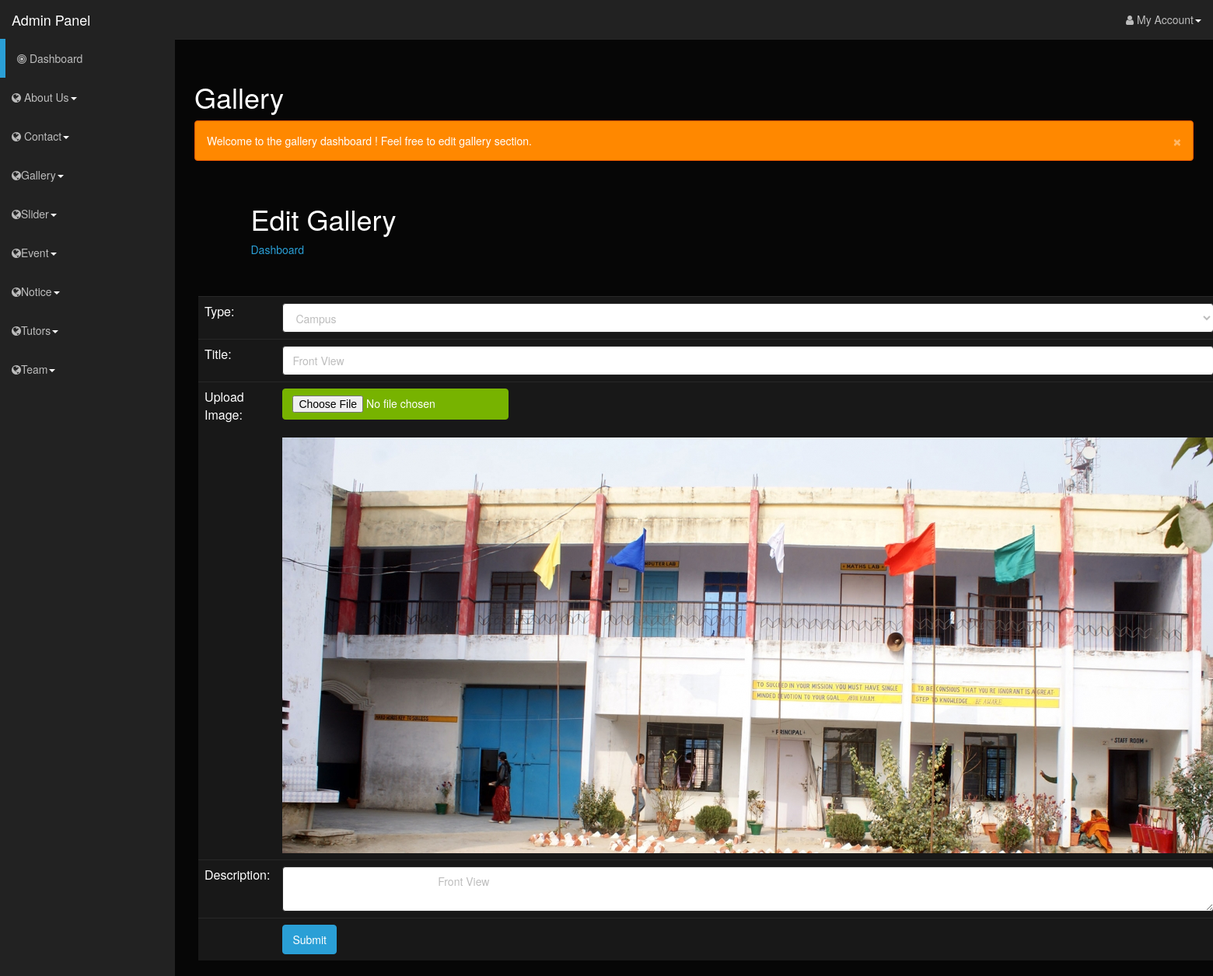
The app's page /admin/editgallery.php?data_id=1 with its own data.
### tables this page shows
CREATE TABLE `gallery` (
  `id` int(10) NOT NULL,
  `type` varchar(50) NOT NULL,
  `title` varchar(100) NOT NULL,
  `photo` varchar(255) NOT NULL,
  `description` varchar(255) NOT NULL,
  `status` int(2) NOT NULL
);

### admin/editgallery.php (the view, shortened to what this page needs)
<html lang="en">
<head>
    <link rel="stylesheet" type="text/css" href="bootstrap/css/bootstrap.min.css" />
    <link rel="stylesheet" type="text/css" href="font-awesome/css/font-awesome.min.css" />
    <link rel="stylesheet" type="text/css" href="css/local.css" />
    <link rel="stylesheet" type="text/css" href="http://www.shieldui.com/shared/components/latest/css/light-bootstrap/all.min.css" />
    <link id="gridcss" rel="stylesheet" type="text/css" href="http://www.shieldui.com/shared/components/latest/css/dark-bootstrap/all.min.css" />
</head>
<body>
    <div id="wrapper">
          <?php
		    include("navigation.php");
			?>
		 <div id="page-wrapper">
            <div class="row">
                <div class="col-lg-12">
                    <h1>Gallery</h1>
                    <div class="alert alert-dismissable alert-warning">
                        <button data-dismiss="alert" class="close" type="button">&times;</button>
                         Welcome to the gallery dashboard ! Feel free to edit gallery section.
                        <br />
                    </div>
                </div>
            </div>
         </div>
			<section class="banner-area relative about-banner" id="home" >
				<div class="container">
					<div class="row d-flex align-items-center justify-content-center">
						<div class="about-content col-lg-12">
							<h1 class="text-white">
								Edit Gallery
							</h1>
							<p class="text-white link-nav"><a href="index.php">Dashboard </a>
						</div>
					</div>
				</div>
			</section>
            <br><br>
			<section class="info-area pb-40">
				<div class="container-fluid">
				    <div class="col-md-12">
					  <form method="POST" action="" enctype = "multipart/form-data">
					  <?php
							include("connect.php");
							$id=$_GET['data_id'];
							$result=mysqli_query($con,"select * from gallery where id=$id and status=1");
							$row = mysqli_fetch_assoc($result);
						?>
				<table class="table">
				<tr>
					<td>Type:</td>
					<td>
						<select id="type" name="type" class="form-control" data-validation="required">
							<option value=""><?php echo $row['type']?></option>
						</select>
					</td>
				</tr>
				<tr>
					<td>Title:</td>
					<td>
						<input type="text" name="title" id="title" class="form-control" data-validation="required" value="<?php echo $row['title']?>">
					</td>
				</tr>
				<tr>
					<td> Upload Image:</td>
					<td><input class="btn btn-success" type="file"  name="image" value="Upload" data-validation="required">
					<?php  echo ("<img  src='../img/gallery/".$row['photo']."' class='img-fluid'>");?>
					</td>
				</tr>
				<tr>
					<td>Description:</td>
					<td>
						<textarea class="form-control" id="description" name="description" data-validation="required">
						<?php echo $row['description']?>
						</textarea>
					</td>
				</tr>
				<tr>
					<td></td>
					<td><input class="btn btn-primary" type="submit"  name="register"
					value="Submit"></td>
				</tr>
			</table>
			</form>
		</div>
					</div>
				</div>
	</body>
</html>

### records on screen
gallery: type "Campus", title "Front View", photo (picture), description "Front View"
